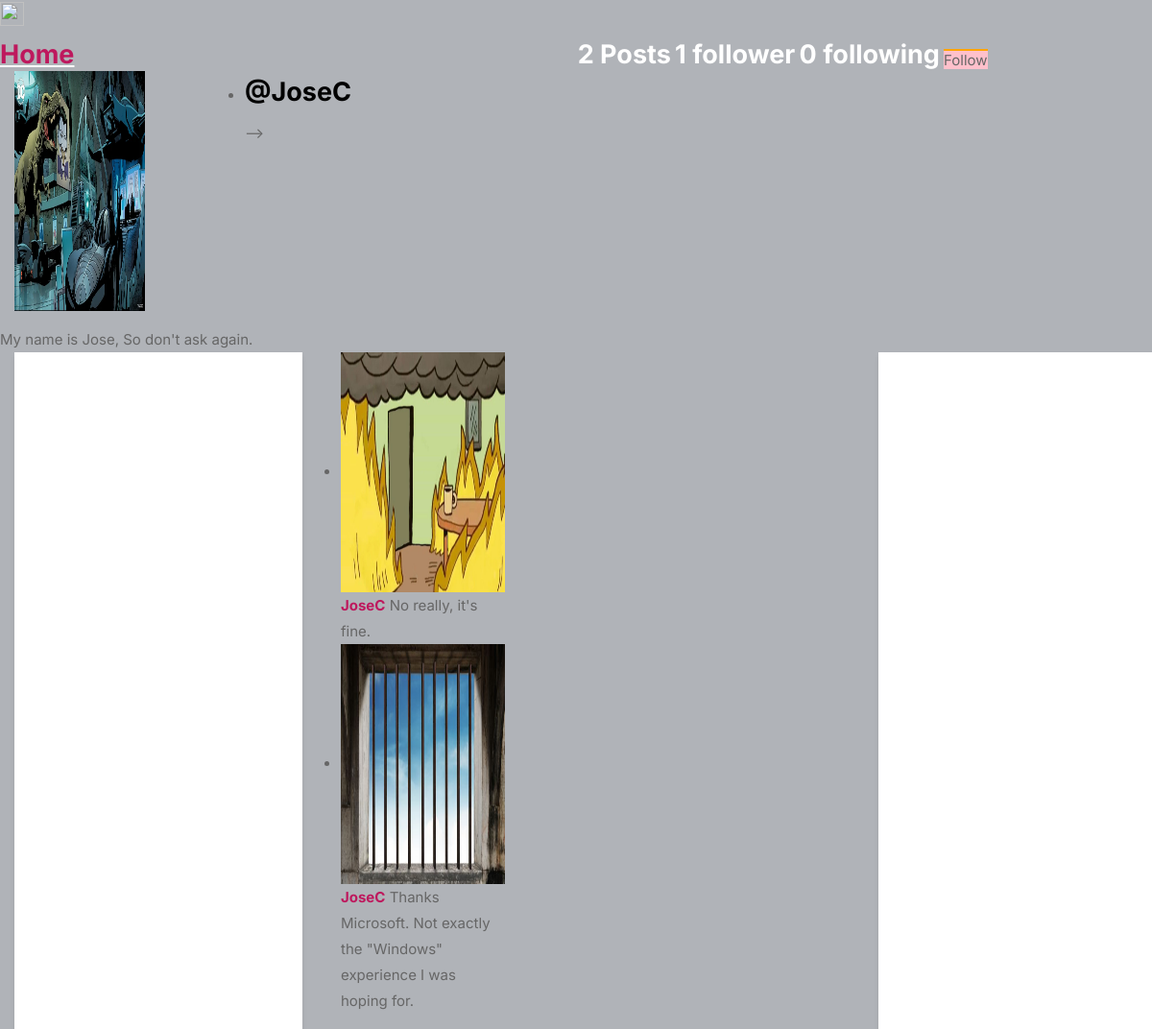
Screenshot of /profile/JoseC (signed in) with the database file from the repository.
### main/models.py (models this page shows, shortened)
class Profile(models.Model):
    user = models.ForeignKey(User, on_delete=models.CASCADE)
    id_user = models.IntegerField()
    bio = models.TextField(blank=True)
    profileimg = models.ImageField(
        upload_to='profile_images', default='blank-profile-picture.png')
    location = models.CharField(max_length=100, blank=True)

class Post(models.Model):
    id = models.UUIDField(primary_key=True, default=uuid.uuid4)
    user = models.CharField(max_length=100)
    image = models.ImageField(upload_to='post_images')
    caption = models.TextField()
    created_at = models.DateField(default=datetime.now)
    no_of_likes = models.IntegerField(default=0)

### main/views.py (the view)
# urls.py: path('profile/<str:pk>', views.profile, name='profile'),
@login_required(login_url='signin')
def profile(request, pk):
    user_object = User.objects.get(username=pk)
    user_profile = Profile.objects.get(user=user_object)
    user_posts = Post.objects.filter(user=pk)
    user_post_length = len(user_posts)
    follower = request.user.username
    user = pk
    if FollowersCount.objects.filter(follower=follower, user=user).first():
        button_text = 'Unfollow'
    else:
        button_text = 'Follow'
    user_followers = len(FollowersCount.objects.filter(user=pk))
    user_following = len(FollowersCount.objects.filter(follower=pk))
    context = {
        'user_object': user_object,
        'user_profile': user_profile,
        'user_posts': user_posts,
        'user_post_length': user_post_length,
        'button_text': button_text,
        'user_followers': user_followers,
        'user_following': user_following,
    }
    return render(request, 'profile.html', context)

### templates/profile.html (shortened to what this page needs)
{% load static %}
<!DOCTYPE html>
<html lang="en">
<head>
    <link rel="stylesheet" href="{% static 'css/main.min.css' %}">
    <link rel="stylesheet" href="{% static 'css/style.css' %}">
    <link rel="stylesheet" href="{% static 'css/color.css' %}">
    <link rel="stylesheet" href="{% static 'css/responsive.css' %}">
</head>
<body>
	<section>
			<div class="feature-photo">
				<figure><img width="25" height="25" src="{% static '/images/bubble_logo.png' %}" alt=""></figure>
				<form action="/follow" method="POST">
					<div class="add-btn">
					<span style="color: white; font-size: 27px; margin-right: 520px;"><b><u><a href="/">Home</a></u></b></span>
					{% if user_post_length == 0 %}
					<span style="color: white; font-size: 27px;"><b>No Post</b></span>
					{% elif user_post_length == 1 %}
					<span style="color: white; font-size: 27px;"><b>{{user_post_length}} Post</b></span>
					{% else %}
					<span style="color: white; font-size: 27px;"><b>{{user_post_length}} Posts</b></span>
					{% endif %}
					{% if user_followers == 0 or user_followers == 1 %}
					<span style="color: white; font-size: 27px;"><b>{{user_followers}} follower</b></span>
					{% else %}
					<span style="color: white; font-size: 27px;"><b>{{user_followers}} followers</b></span>
					{% endif %}
					<span style="color: white; font-size: 27px;"><b>{{user_following}} following</b></span>
					{% if user_object.username == user.username %}
					<a href="/settings" data-ripple="">Account Settings</a>
					{% else %}
					<a data-ripple=""><button type="submit" style="background-color: #ffc0cb; border: #ffc0cb;">{{button_text}}</button></a>
					{% endif %}
					</div>
				</form>
				<div class="container-fluid">
					<div class="row merged">
						<div class="col-lg-2 col-sm-3">
							<div class="user-avatar">
								<figure>
									<img src="{{user_profile.profileimg.url}}" style="height: 250px; width: 100%;" alt="">
								</figure>
							</div>
						</div>
						<div class="col-lg-10 col-sm-9">
							<div class="timeline-info">
								<ul>
									<li class="admin-name">
									<h5 style="color: black;white-space: nowrap; width: 110px; font-size: 27px;"><b>@{{user_profile.user.username}}</b></h5>
									</li>
									</li>-->
								</ul>
							</div>
						</div>
					</div>
				</div>
			</div>
		</section>
		<section>
			<div class="bio">
					{{user_profile.bio}}
			</div>
		</section>
	<section>
		<div class="gap gray-bg">
			<div class="container-fluid">
				<div class="row">
					<div class="col-lg-12">
						<div class="row" id="page-contents">
							<div class="col-lg-3">
								<aside class="sidebar static">
								</aside>
							</div>
							<div class="col-lg-6">
								<div class="central-meta">
									<ul class="photos">
										{% for post in user_posts %}
										<li>
											<a class="strip" href="{{post.image.url}}" title="" data-strip-group="mygroup" data-strip-group-options="loop: false">
												<img src="{{post.image.url}}" style="height: 250px; width: 300px;" alt=""></a>
												<a href="/profile/{{post.user}}"><strong>{{post.user}}</strong></a> {{post.caption}}
										</li>
										{% endfor %}
									</ul>
								</div>
							</div>
							<div class="col-lg-3">
								<aside class="sidebar static">
								</aside>
							</div>
						</div>
					</div>
				</div>
			</div>
		</div>
	</section>
</body>
</html>

### static/assets/css/style.css (style rules this page uses)
body { background-color: #B0B3B8!important; }
button { vertical-align: middle; }
::placeholder { color: #808080; opacity: 1; }
button { border: none; margin: 0; padding: 0; width: auto; overflow: visible; background: transparent; color: inherit; font: inherit; line-height: normal; cursor: pointer; }
a { color: #be185d; -webkit-transition: 0.3s; transition: 0.3s; outline: none !important; }
button { outline: none !important; }
img { max-width: 100%; }
body { color: #666; font-size: 15px; line-height: 27px; background-color: #f0f2f5; font-family: "Inter", sans-serif; text-transform: none; }
h1, h2, h3, h4, h5, h6 { font-family: "Inter", sans-serif; text-transform: none; }
button, body .pac-container { font-family: "Inter", sans-serif; text-transform: none; }
h1, h2, h3, h4, h5, h6 { color: #333; font-weight: 500; margin: 0; padding: 0; }
h5 { font-size: 14px; }
b, strong { font-weight: 700 !important; }
.sidebar { -webkit-transition: all 300ms 0s ease-in-out; transition: all 300ms 0s ease-in-out; position: fixed; background-color: #fff; height: 100%; width: 300px; z-index: 100; padding-bottom: 30px; overflow: hidden; --tw-shadow: 0 4px 6px -1px rgba(0, 0, 0, 0.1),0 2px 4px -1px rgba(0, 0, 0, 0.06); -webkit-box-shadow: var(--tw-ring-offset-shadow, 0 0 #0000), var(--tw-ring-shadow, 0 0 #0000), var(--tw-shadow); box-shadow: var(--tw-ring-offset-shadow, 0 0 #0000), var(--tw-ring-shadow, 0 0 #0000), var(--tw-shadow); }

### static/css/color.css (style rules this page uses)
#nprogress .bar, .timeline-info > ul li a::before, .add-btn > a, .activitiez > li::before, form button, .colla-apps > li a:hover, a.underline:before, .setting-row input:checked + label, .user-avatar:hover .edit-phto, .error-meta > a, .color-bg, .add-butn, .nav.nav-tabs.likes-btn > li a.active, a.dislike-btn, .drop > a:hover, .btn-view.btn-load-more:hover, .accordion .card h5 button[aria-expanded="true"], .chat-head, .f-page > figure em, .inbox-panel-head > ul > li > a, .nav-tabs--left .nav-link.active, .nav-tabs--left .nav-link.active:hover, footer .widget-title h4::before, #topcontrol, .sidebar .widget-title::before, .f-title::before, .g-post-classic > figure > i::after, .purify > a, .help-list > a:hover, .open-position::before, .info > a, .category-box:hover, .category-box.selected, a.main-btn, .section-heading::before, .getquot-baner, .more-branches > h4::before, .is-helpful > a, .cart-optionz > li > a:hover, .paginationz > li a:hover, .paginationz > li a.active, .shopping-cart, a.btn2:hover, .form-submit > input[type="submit"], button.submit-checkout, .delete-cart:hover, .proceed .button, .amount-area .update-cart, a.addnewforum, .apply-bttons > a { background: orange; }

### static/css/responsive.css (style rules this page uses)
@media screen and (max-width: 1281px) and (min-width: 1024px) { .photos > li { min-width: 32.2%; width: 32.2%; } }
@media screen and (max-width: 1281px) and (min-width: 1024px) { .timeline-info { line-height: 51px; } }
@media screen and (max-width: 1281px) and (min-width: 1024px) { .timeline-info .admin-name > h5 { font-size: 20px; } }
@media screen and (max-width: 1281px) and (min-width: 1024px) { .user-avatar { width: 80.2% } }

### rows the page displays
Profile: profileimg (picture), user.username "JoseC", bio "My name is Jose, So don't ask again."
Post: image (picture), user "JoseC", caption "No really, it's fine."
Post: image (picture), user "JoseC", caption "Thanks Microsoft. Not exactly the \"Windows\" experience I was hoping for."

### other values shown
{{ user_post_length }} "2"
{{ user_followers }} "1"
{{ user_following }} "0"
{{ button_text }} "Follow"
